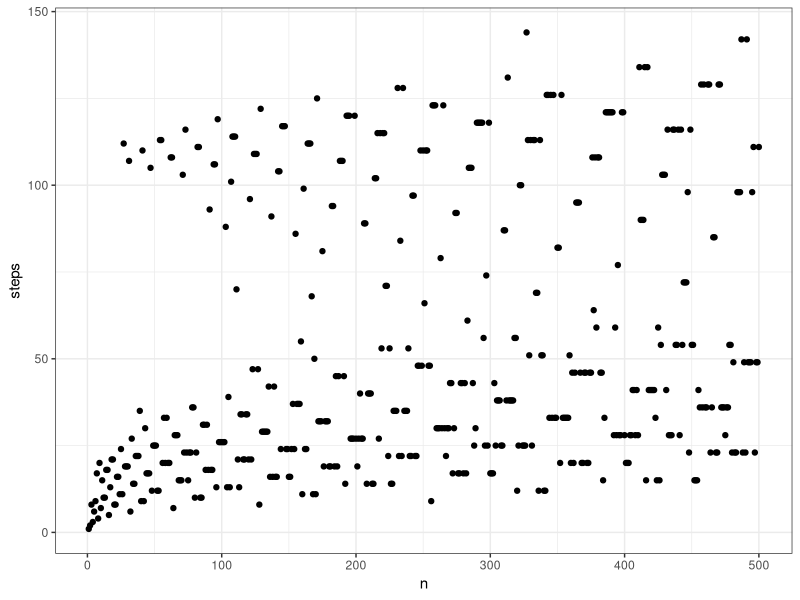

The R source for this figure:
## ---- chunk 1
n <- 3

if (n %% 2 == 0) {
  result <- n/2 # divide by 2 if it is even
} else{
  result <- n*3 + 1 # if it is odd
}
print(result)
## ---- chunk 2
seq_3 <- c(3)
seq_3 <- c(seq_3, result)
print(seq_3)
## ---- chunk 3
n <- 5
seq_5 <- c(5)
while (n != 1) {
  if (n %% 2 == 0) {
  n <- n/2
} else{
  n <- n*3 + 1
}
  seq_5 <- c(seq_5, n)
}

print(seq_5)
## ---- chunk 4
# modify c and turn it into a function
collatz_sequence <- function(n){
  seq <- c(n)
while (n != 1) {
  if (n %% 2 == 0) {
  n <- n/2
} else{
  n <- n*3 + 1
}
  seq <- c(seq, n)
} 

return(seq) 
}

print(collatz_sequence(5))
## ---- chunk 5
a <- 3
b <- 10
# call collatz_sequence function for every number in a:b and print it
for (i in a:b) {
 print(collatz_sequence(i))
} 
## ---- chunk 6
collatz_holds <- function(a, b){
  for (i in a:b) {
 print(collatz_sequence(i))
}
}
collatz_holds(3, 10)
## ---- chunk 7
collatz_holds <- function(a, b){
  for (i in a:b) {
 print(tail(collatz_sequence(i), 1))
}
}
collatz_holds(3, 10)
## ---- chunk 8
collatz_holds <- function(a, b){
  v <-  c()
  for (i in a:b) {
if (tail(collatz_sequence(i), 1) == 1){
  v <- c(v, TRUE)
} else{
  v <- c(v, FALSE)
}
  }
  return(v)
}

print(collatz_holds(3, 10))
## ---- chunk 9
collatz_holds <- function(a, b){
  v <-  c()
  for (i in a:b) {
    l <- length(collatz_sequence(i))
    v[i-a+1] <- l
    names(v)[i-a+1] <- i
  }
  max_integer <- names(v)[which.max(v)]
  max_length <- max(v)
  return(c(max_integer, max_length))
}
collatz_holds(6, 100)
## ---- chunk 10
library(tibble)
get_collatz_steps <- function(n_max){
  my_tibble <- tibble(
    n = numeric(n_max),
    steps = numeric(n_max)
  )
  for (i in 1:n_max){
   my_tibble$n[i] <- i
   my_tibble$steps[i] <- length(collatz_sequence(i))
  }
   return(my_tibble)
}
print(get_collatz_steps(500))
## ---- chunk 11
library(tidyverse)
data <- get_collatz_steps(500)

data |> 
  ggplot(mapping = aes(x = n, y = steps)) +
  geom_point() +
  theme_bw()

